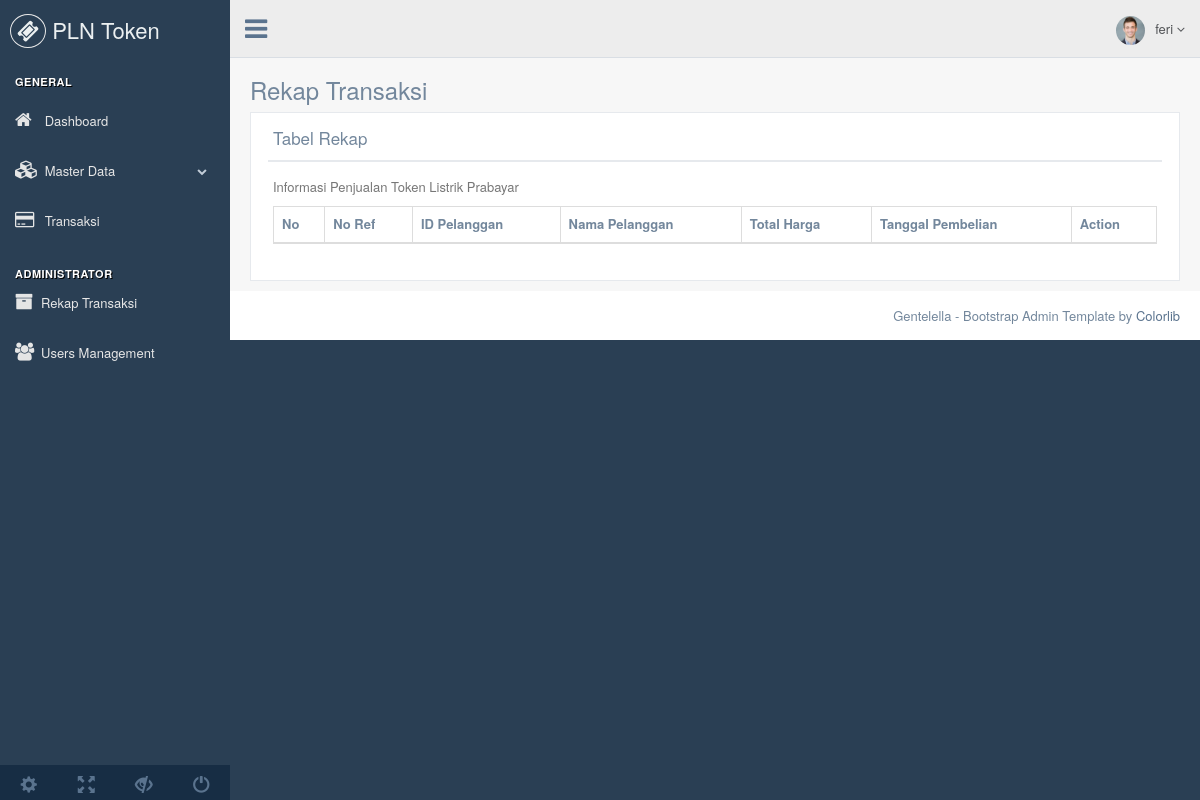
Page /?page=rekap (signed in) on the earlier database version.
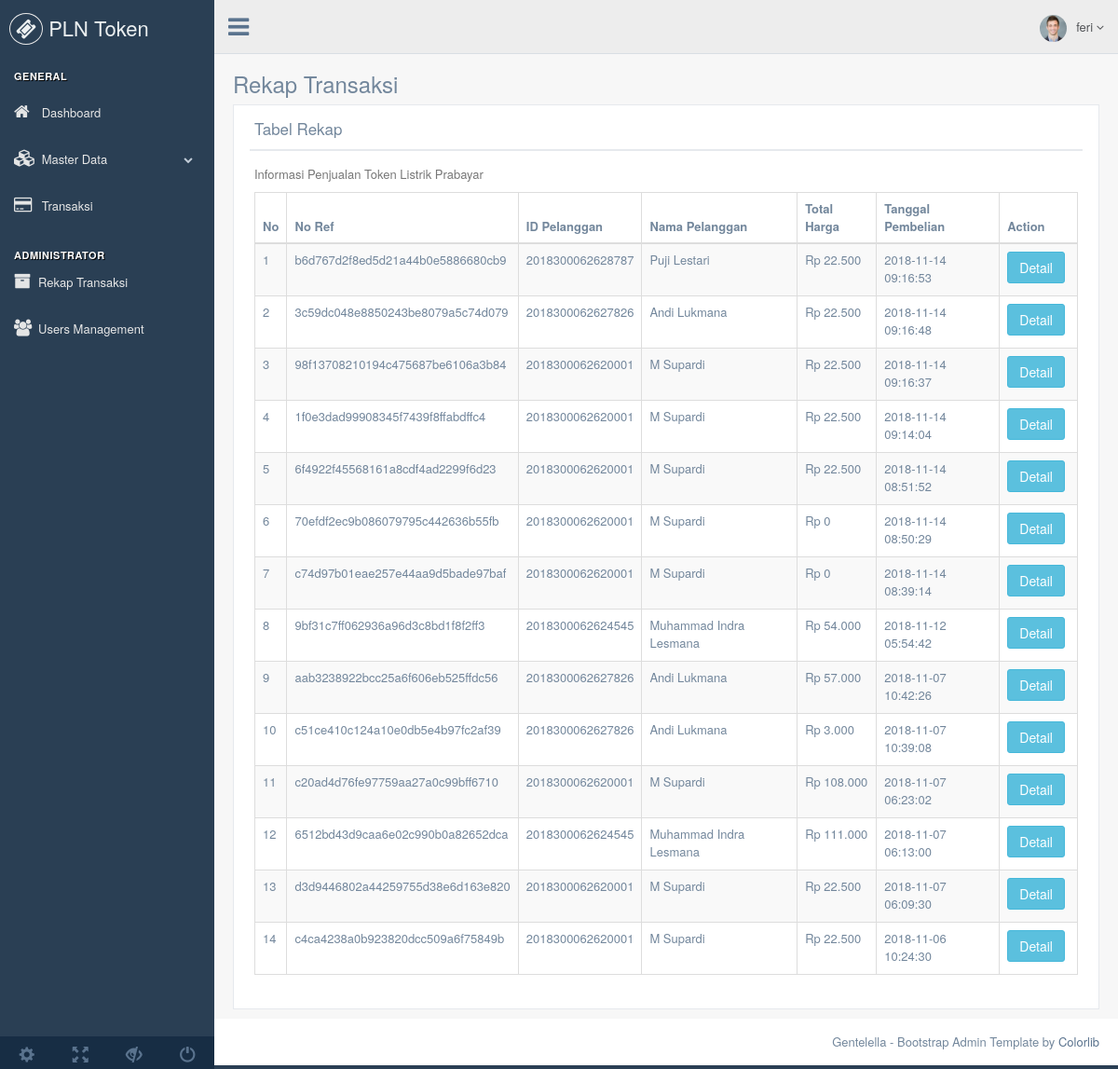
Same page on the later database version.
### tables this page shows
CREATE TABLE `transaksi` (
  `no_ref` int(11) NOT NULL,
  `pelanggan_id` varchar(255) NOT NULL,
  `token_id` int(11) NOT NULL,
  `kode_token` varchar(255) DEFAULT NULL,
  `admin_bank` int(50) NOT NULL,
  `materai` int(50) DEFAULT NULL,
  `ppn` int(50) NOT NULL,
  `ppj` int(50) NOT NULL,
  `total_harga` int(50) NOT NULL,
  `tgl_pembelian` timestamp NOT NULL DEFAULT CURRENT_TIMESTAMP
);

CREATE TABLE `pelanggan` (
  `id` varchar(255) NOT NULL,
  `no_meter` varchar(255) NOT NULL,
  `nama` varchar(255) NOT NULL,
  `alamat` varchar(255) NOT NULL,
  `daya_id` int(11) NOT NULL,
  `status` tinyint(1) NOT NULL DEFAULT '1' COMMENT '0. nonaktif 1.aktif'
);

### function/helper.php (called while the page is built, shortened)
<?php
	function rupiah($i){
		$rupiah = "Rp " . number_format($i,0,',','.');
		return $rupiah;
	}
 ?>

### rekap.php (the view, shortened to what this page needs)
<?php if ($logged_in['level'] == 0): ?>
        <div class="right_col" role="main">
          <div class="">
            <div class="page-title">
                <h3 align="center"> You Have No Permission to open this page</h3>
              </div>
            </div>
          </div>
        </div>
 <?php else: ?>
        <div class="right_col" role="main">
          <div class="">
            <div class="page-title">
              <div class="title_left">
                <h3>Rekap Transaksi</h3>
              </div>
            </div>
            <div class="clearfix"></div>
            <div class="row">
              <div class="col-md-12 col-sm-12 col-xs-12">
                <div class="x_panel">
                  <div class="x_title">
                    <h2>Tabel Rekap</h2>
                    <div class="clearfix"></div>
                  </div>
                  <div class="x_content">
                    <p class="text-muted font-13 m-b-30">
                      Informasi Penjualan Token Listrik Prabayar
                    </p>
                    <table id="datatable" class="table table-striped table-bordered">
                      <thead>
                        <tr>
                          <th>No</th>
                          <th>No Ref</th>
                          <th>ID Pelanggan</th>
                          <th>Nama Pelanggan</th>
                          <th>Total Harga</th>
                          <th>Tanggal Pembelian</th>
                          <th>Action</th>
                        </tr>
                      </thead>
                      <tbody>
                      <?php
                      $no = 1;
                      $query = mysqli_query($koneksi, "SELECT transaksi.*, pelanggan.id, pelanggan.nama FROM transaksi JOIN pelanggan ON transaksi.pelanggan_id=pelanggan.id ORDER BY transaksi.no_ref DESC"); ?>
                      <?php while ($row = mysqli_fetch_assoc($query)) : ?>
                       <tr>
                          <td><?php echo $no; ?></td>
                          <td><?php echo md5($row['no_ref']);  ?></td>
                          <td><?php echo $row['pelanggan_id']; ?></td>
                          <td><?php echo $row['nama']; ?></td>
                          <td><?php echo rupiah($row['total_harga']);  ?></td>
                          <td><?php echo $row['tgl_pembelian'];  ?></td>
                          <td>
                            <a class="btn btn-info" href="<?php echo base_url.'?page=transaksi_sukses&transaksi_id='.$row['no_ref']; ?>">Detail</a>
                          </td>
                        </tr>
                        <?php $no++; ?>
                      <?php endwhile; ?>
                      </tbody>
                    </table>
                  </div>
                </div>
              </div>
            </div>
          </div>
        </div>
<?php endif; ?>

Differences in the rows shown:
added transaksi: no_ref "b6d767d2f8ed5d21a44b0e5886680cb9", pelanggan "2018300062628787", pelanggan.nama "Puji Lestari", total_harga "Rp 22.500", tgl_pembelian "2018-11-14 09:16:53"
added transaksi: no_ref "3c59dc048e8850243be8079a5c74d079", pelanggan "2018300062627826", pelanggan.nama "Andi Lukmana", total_harga "Rp 22.500", tgl_pembelian "2018-11-14 09:16:48"
added transaksi: no_ref "98f13708210194c475687be6106a3b84", pelanggan "2018300062620001", pelanggan.nama "M Supardi", total_harga "Rp 22.500", tgl_pembelian "2018-11-14 09:16:37"
added transaksi: no_ref "1f0e3dad99908345f7439f8ffabdffc4", pelanggan "2018300062620001", pelanggan.nama "M Supardi", total_harga "Rp 22.500", tgl_pembelian "2018-11-14 09:14:04"
added transaksi: no_ref "6f4922f45568161a8cdf4ad2299f6d23", pelanggan "2018300062620001", pelanggan.nama "M Supardi", total_harga "Rp 22.500", tgl_pembelian "2018-11-14 08:51:52"
added transaksi: no_ref "70efdf2ec9b086079795c442636b55fb", pelanggan "2018300062620001", pelanggan.nama "M Supardi", total_harga "Rp 0", tgl_pembelian "2018-11-14 08:50:29"
added transaksi: no_ref "c74d97b01eae257e44aa9d5bade97baf", pelanggan "2018300062620001", pelanggan.nama "M Supardi", total_harga "Rp 0", tgl_pembelian "2018-11-14 08:39:14"
added transaksi: no_ref "9bf31c7ff062936a96d3c8bd1f8f2ff3", pelanggan "2018300062624545", pelanggan.nama "Muhammad Indra Lesmana", total_harga "Rp 54.000", tgl_pembelian "2018-11-12 05:54:42"
added transaksi: no_ref "aab3238922bcc25a6f606eb525ffdc56", pelanggan "2018300062627826", pelanggan.nama "Andi Lukmana", total_harga "Rp 57.000", tgl_pembelian "2018-11-07 10:42:26"
added transaksi: no_ref "c51ce410c124a10e0db5e4b97fc2af39", pelanggan "2018300062627826", pelanggan.nama "Andi Lukmana", total_harga "Rp 3.000", tgl_pembelian "2018-11-07 10:39:08"
added transaksi: no_ref "c20ad4d76fe97759aa27a0c99bff6710", pelanggan "2018300062620001", pelanggan.nama "M Supardi", total_harga "Rp 108.000", tgl_pembelian "2018-11-07 06:23:02"
added transaksi: no_ref "6512bd43d9caa6e02c990b0a82652dca", pelanggan "2018300062624545", pelanggan.nama "Muhammad Indra Lesmana", total_harga "Rp 111.000", tgl_pembelian "2018-11-07 06:13:00"
added transaksi: no_ref "d3d9446802a44259755d38e6d163e820", pelanggan "2018300062620001", pelanggan.nama "M Supardi", total_harga "Rp 22.500", tgl_pembelian "2018-11-07 06:09:30"
added transaksi: no_ref "c4ca4238a0b923820dcc509a6f75849b", pelanggan "2018300062620001", pelanggan.nama "M Supardi", total_harga "Rp 22.500", tgl_pembelian "2018-11-06 10:24:30"
